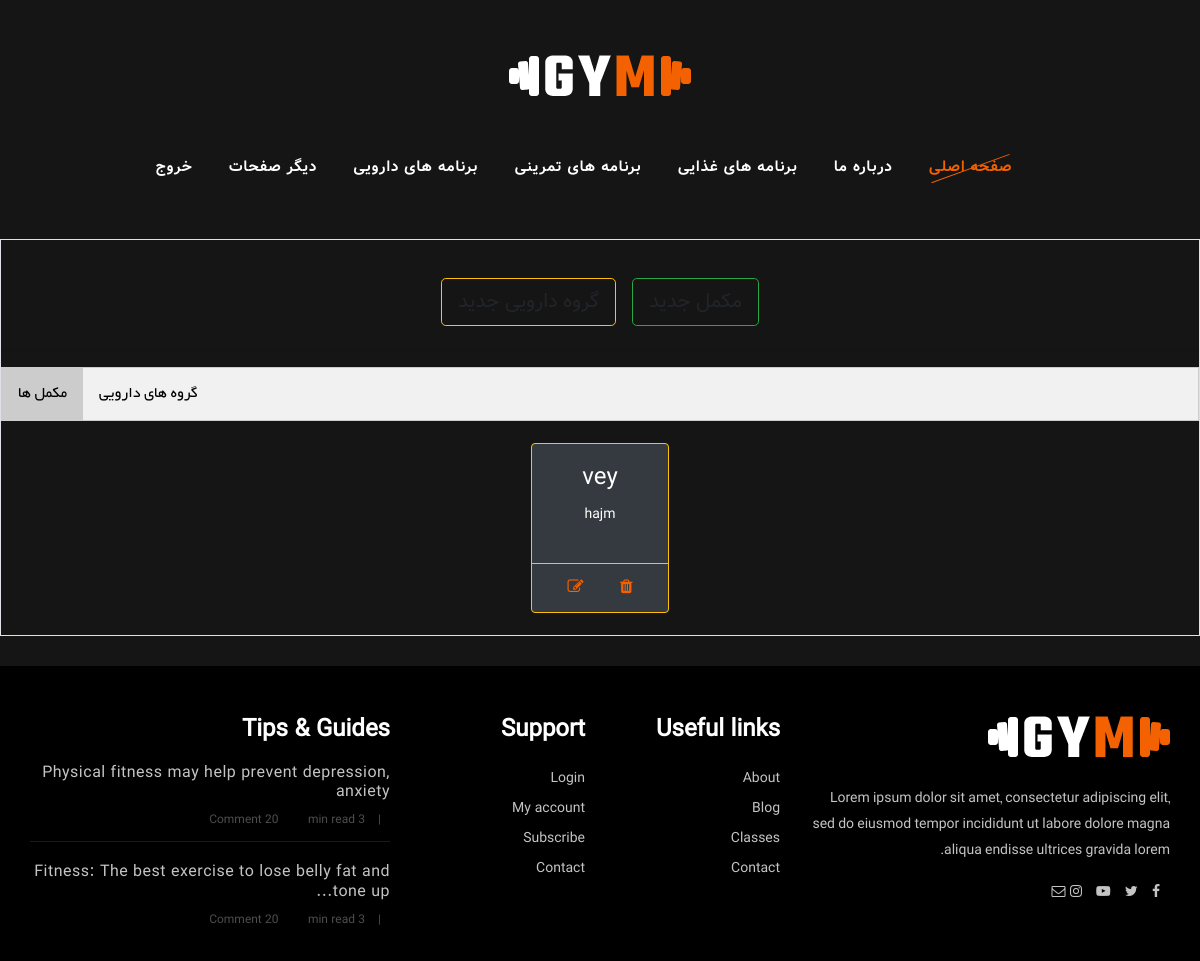
Before: /manage_medicine/ (signed in) with the older database file.
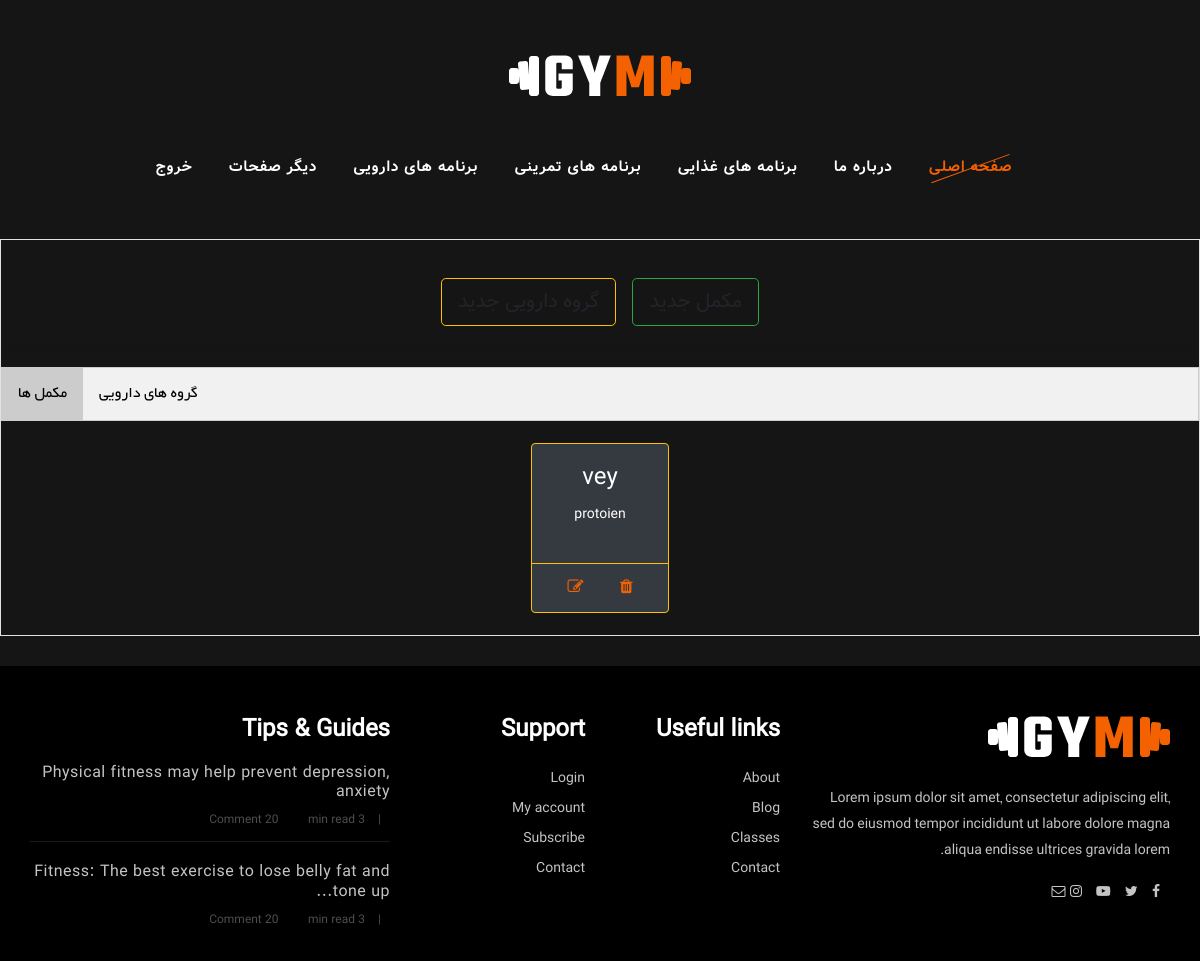
After: the same page with the newer database file.
### Medicine/models.py (models this page shows, shortened)
class Medicine(models.Model):
    medicine_name = models.CharField(verbose_name="Medicine Name", max_length=50)
    medicine_image = models.ImageField(
        verbose_name="Medicine Image", upload_to='Medicine/',  default='DM.jpg')
    medicine_category = models.ForeignKey(
        MedicineCategory, verbose_name="Medicine Category", on_delete=models.CASCADE)

class MedicineCategory(models.Model):
    title = models.CharField(verbose_name="Category Title", max_length=50)
    image = models.ImageField(
        "Category Image", upload_to='Medicine/Category/',  default='DM.jpg')
    parent = models.ForeignKey(
        "self", verbose_name='Parent',  on_delete=models.SET_NULL, null=True, blank=True)
    def __str__(self):
        return self.title

### Medicine/views.py (the view)
# urls.py: path('' , MedicineList.as_view() , name='MedicineList'),
class MedicineList(LoginRequiredMixin, ListView):
    model = Medicine
    template_name = 'Medicine/MedicineList.html'
    context_object_name = 'AllMedicine'
    def get_context_data(self, **kwargs):
        context = super().get_context_data(**kwargs)
        context["AllCategory"] = MedicineCategory.objects.all()
        return context

### Template/Medicine/MedicineList.html (shortened to what this page needs)
{% extends 'Medicine/manage_medicine.html' %}
{% load widget_tweaks %}
{% load static %}
{% block MedicineList %}
<div class="d-flex justify-content-center spad">
  <a class='btn btn-outline-success btn-lg m-2' onclick="Create('/manage_medicine/AddMedicine')">مکمل جدید</a>
  <a class='btn btn-outline-warning btn-lg m-2' onclick="Create('/manage_medicine/CreateMedicineCategory')">گروه دارویی
    جدید</a>
</div>
<hr>
<div class="tab">
  <button class="tablinks" onclick="callTable(event, 'Medicine')" id="defaultOpen">مکمل ها</button>
  <button class="tablinks" onclick="callTable(event, 'Category')">گروه های دارویی</button>
</div>
<div class="tabcontent" id="Medicine">
  <div class="d-flex justify-content-center">
    {% for object in AllMedicine %}
    <div class="card border-warning text-white bg-dark m-3 d-inline-block" style="max-width: 10rem;">
      <div class="card-body text-warning text-center">
        <h4 class="card-title">{{object.medicine_name}}</h4>
        <p class="card-text">{{object.medicine_category}}</p>
      </div>
      <div class="card-footer bg-transparent border-warning text-center">
        <a class='d-inline-block border-2 mx-3' onclick="Delete('/{{object.id}}/DeleteConfirmMedicine/')" id="manage-icon">
          <i class='fa fa-trash'></i>
        </a>
        <a class='d-inline-block border-2 mx-3' onclick="Edit('/manage_medicine/{{object.id}}/EditMedicine/')"
          id="manage-icon">
          <i class='fa fa-edit'></i>
        </a>
      </div>
    </div>
    {% endfor %}
  </div>
</div>
{% endblock MedicineList %}

Changed rows visible on the page:
changed Medicine "vey": medicine_category "hajm" → "protoien"
